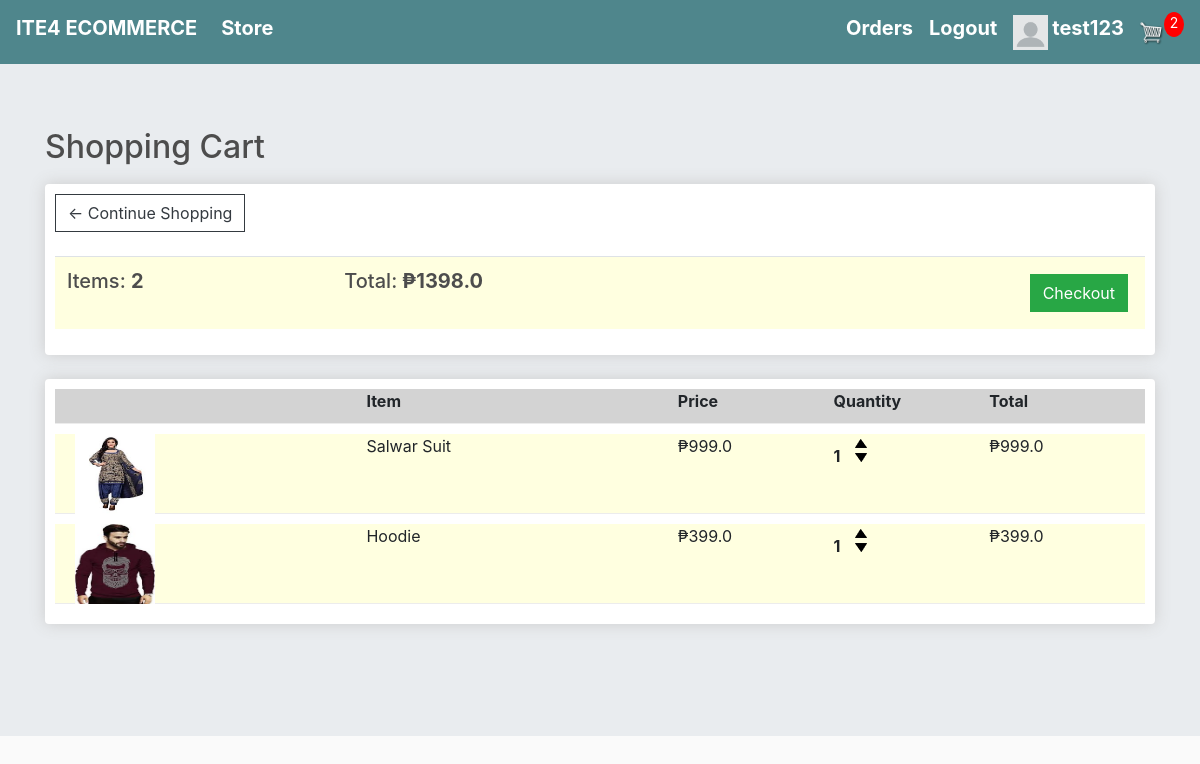
The app's page /cart/ (signed in) with its own data.
### store/models.py (models this page shows, shortened)
class OrderItem(models.Model):
    user = models.ForeignKey(User,on_delete=models.CASCADE,null=True,blank=False)
    product = models.ForeignKey(Product,on_delete=models.CASCADE,null=True,blank=False)
    date_ordered = models.DateTimeField(auto_now_add=True)
    quantity = models.IntegerField(default=0,blank=True,null=True)
    @property
    def get_total(self):
        total = self.product.price * self.quantity
        return total

class Product(models.Model):
    category = models.ManyToManyField(ProductCategories)
    name = models.CharField(max_length=100,blank=False,name=False)
    price = models.FloatField(blank=False,null=False)
    image = models.ImageField(null=True,blank=True)
    description = models.TextField(null=True,blank=True)
    @property
    def get_imageURL(self):
        try:
            url = self.image.url
        except:
            url = ''
        return url

### store/views.py (the view)
# urls.py: path('cart/',views.cart,name='cart'),
def cart(request):
    items = []
    total_cost_cart=0
    total_item_cart=0
    if request.user.is_authenticated:
        items = OrderItem.objects.filter(user = request.user)
        for item in items:
            total_item_cart += item.quantity
        for item in items:
            total_cost_cart += item.get_total
    if total_item_cart==0:
        check = False
    else:
        check = True
    product_categories = ProductCategories.objects.all()
    context = {
        'items' : items ,
        'total_item_cart' : total_item_cart,
        'total_cost_cart' : total_cost_cart,
        'check':check,
        'product_categories': product_categories,
    }
    return render(request, 'store/cart.html', context)

### store/templates/store/cart.html
{% extends 'store/main.html' %}
{% load static %}
{% block content %}
	{% if total_item_cart %}
		<h2>Shopping Cart</h2>
	{% else %}
		<h2>Your Shopping Cart is empty !!</h2>
	{% endif %}
	<div class="row">
		<div class="col-lg-12">
			<div class="box-element">
				<a  class="btn btn-outline-dark" href="{% url 'store' %}">&#x2190; Continue Shopping</a>
				<br>
				<br>
				<table class="table" style="background-color: lightyellow">
					<tr>
						<th><h5>Items: <strong>{{total_item_cart}}</strong></h5></th>
						<th><h5>Total:<strong> &#8369;{{total_cost_cart}}</strong></h5></th>
						<th>
							{% if check %}
								<a  style="float:right; margin:5px;" class="btn btn-success" href="#">Checkout</a>
							{% endif %}
						</th>
					</tr>
				</table>
			</div>
			<br>
			{% if request.user.is_authenticated %}
				<div class="box-element">
						<div class="cart-row" style="background-color: lightgray">
							<div style="flex:2"></div>
							<div style="flex:2"><strong>Item</strong></div>
							<div style="flex:1"><strong>Price</strong></div>
							<div style="flex:1"><strong>Quantity</strong></div>
							<div style="flex:1"><strong>Total</strong></div>
						</div>
					{% for item in items %}
						<div class="cart-row" style="background-color: lightyellow; height: 80px">
							<div style="flex:2"><a href="{% url 'item_detail' item.product.id %}"><img class="row-image" src="{{item.product.get_imageURL}}" style="width: 80px; height: 80px;margin-left: 20px"></a></div>
							<div style="flex:2"><p>{{item.product.name}}</p></div>
							<div style="flex:1"><p>&#8369;{{item.product.price}}</p></div>
							<div style="flex:1">
								<p class="quantity">{{item.quantity}}</p>
								<div class="quantity">
									<img action ="add" product_id ="{{item.product.id}}"  class="update_cart_quantity chg-quantity" src="{% static  'images/arrow-up.png' %}">
									<img action ="remove" product_id ="{{item.product.id}}" class="update_cart_quantity chg-quantity " src="{% static  'images/arrow-down.png' %}">
								</div>
							</div>
							<div style="flex:1"><p>&#8369;{{item.get_total}}</p></div>
						</div>
					{% endfor %}
				</div>
			{% endif %}
		</div>
	</div>
	<br><br>
{% endblock content %}

### store/templates/store/main.html (shortened to what this page needs)
<!DOCTYPE html>
{% load static %}
<html>
<head>
	<link rel="stylesheet" href="https://stackpath.bootstrapcdn.com/bootstrap/4.4.1/css/bootstrap.min.css">
	<link rel="stylesheet" href="https://maxcdn.bootstrapcdn.com/bootstrap/4.0.0/css/bootstrap.min.css">
	<link rel="stylesheet" href="https://cdnjs.cloudflare.com/ajax/libs/font-awesome/5.14.0/css/all.min.css" />
	<link rel="stylesheet" type="text/css" href="{% static 'store/css/main.css' %}">
</head>
<body>
	<nav class="navbar navbar-expand-lg navbar-dark bg-dark">
	  <h5><strong><a class="navbar-brand" href="{% url 'store' %}" style="color: white">ITE4 ECOMMERCE</a></strong></h5>
	  <div class="collapse navbar-collapse" id="navbarSupportedContent">
	    <ul class="navbar-nav mr-auto">
	      <li class="nav-item active">
	        <h5><strong><a class="nav-link" href="{% url 'store' %}" style="color: white">Store <span class="sr-only">(current)</span></a></strong></h5>
	      </li>
	    </ul>
	    	{% if request.user.is_authenticated %}
	     		<h5 class="mr-sm-3"><strong><a href="{% url 'order_details' %}" style="color: white">Orders</a></strong></h5>
	     		<h5 class="mr-sm-3"><strong><a href="{% url 'user_logout' %}" style="color: white">Logout</a></strong></h5>
	     		{% if request.user.profile.photo %}
					<a href="{% url 'profilepage' username=user.username %}"><img class="mr-sm-1" src="{{ request.user.profile.photo.url }}" width="35" height="35"></a>
				{% else %}
					<a href="{% url 'profilepage' username=user.username %}"><img class="mr-sm-1" src="/static/images/default.png" width="35" , height="35"></a>
				{% endif %}
		    	<h5><strong><a href="{% url 'profilepage' username=request.user.username %}" style="color: white">{{request.user.username}}</a></strong></h5>
	     	{% else %}
	     		<h5 class="mr-sm-3"><strong><a href="{% url 'user_login' %}" style="color: white">Login</a></strong></h5>
	     		<div>
		     		<h5 class="mr-sm-3"><strong><a href="{% url 'register' %}" style="color: white">SignUp</a></strong></h5>
	     		</div>
	     	{% endif %}
	     	<a href="{% url 'cart' %}">
	    		<img  id="cart-icon" src="{% static 'images/cart.png' %}">
	    	</a>
	    	<p id="cart-total">{{total_item_cart}}</p>
	    </div>
	</nav>
	<div class="jumbotron jumbotron-fluid">
		<div class="container container-fluid">
			{% block content %}
			{% endblock %}
		</div>
	</div>
</body>
</html>

### static/store/css/main.css (style rules this page uses)
body { background-color: hsl(0, 0%, 98%); }
h1,h2,h3,h4,h5,h6 { color:hsl(0, 0%, 30%); }
.box-element { box-shadow:hsl(0, 0%, 80%) 0 0 16px; background-color: #fff; border-radius: 4px; padding: 10px; }
.bg-dark { background-color: #4f868c!important; }
#cart-icon { width:25px; display: inline-block; margin-left: 15px; }
#cart-total { display: block; text-align: center; color:#fff; background-color: red; width: 20px; height: 25px; border-radius: 50%; font-size: 14px; }
.col-lg-4, .col-lg-6, .col-lg-8, .col-lg-12 { margin-top: 10px; }
.btn { border-radius: 0; }
.row-image { width: 100px; }
.cart-row { display: flex; align-items: flex-stretch; padding-bottom: 10px; margin-bottom: 10px; border-bottom: 1px solid #ececec; }
.quantity { display: inline-block; font-weight: 700; padding-right:10px; }
.chg-quantity { width: 12px; cursor: pointer; display: block; margin-top: 5px; transition:.1s; }

### records on screen
OrderItem: product.get_imageURL (picture), product.name "Salwar Suit", product.price "999.0", quantity "1", get_total "999.0"
OrderItem: product.get_imageURL (picture), product.name "Hoodie", product.price "399.0", quantity "1", get_total "399.0"

### other values on screen
{{ request.user.username }} "test123"
{{ total_item_cart }} "2"
{{ total_cost_cart }} "1398.0"
